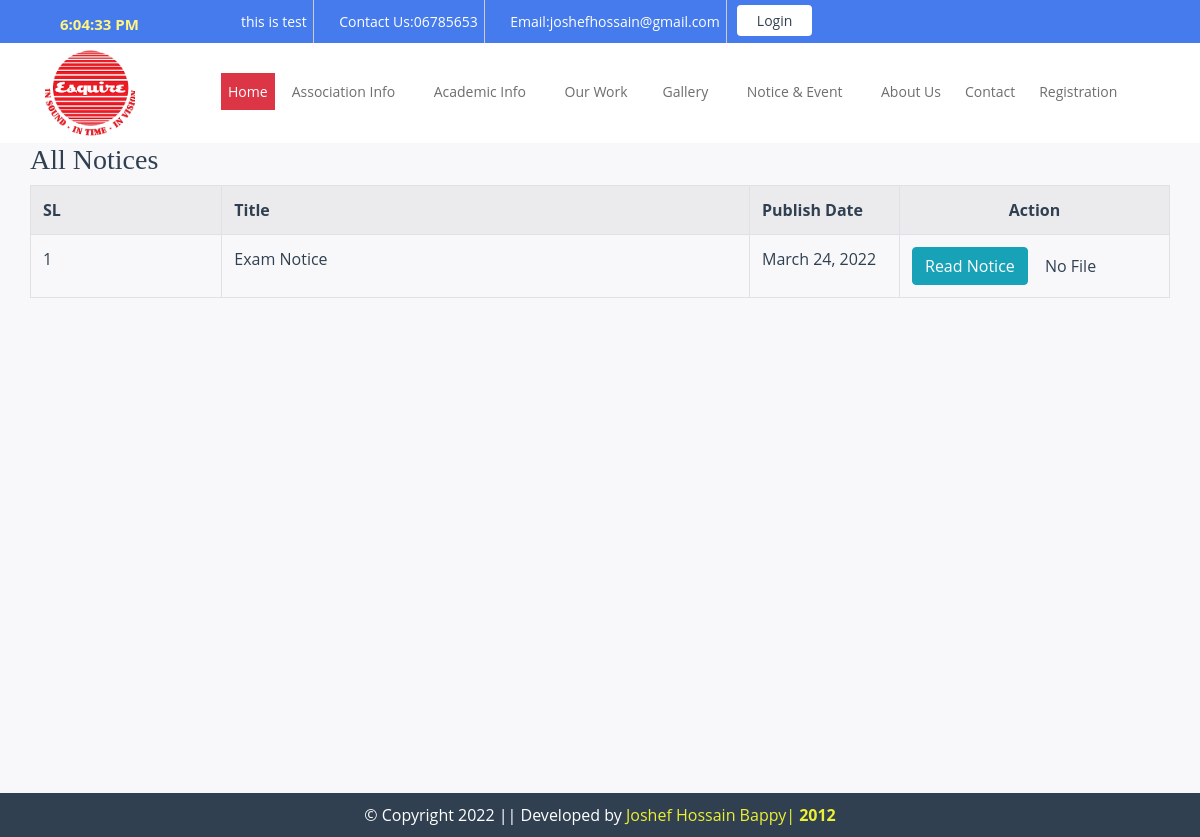
Page /notice-event/ on the committed database.
### services/models.py (models this page shows, shortened)
class SchoolProfile(models.Model):
    school_name       = models.CharField(max_length=160)
    slugan            = models.CharField(max_length=100, blank=True)
    email             = models.EmailField(max_length=70,blank=True)
    phone             = models.CharField(max_length=20)
    mobile            = models.CharField(max_length=15)
    address           = models.CharField(max_length=200)
    web_address       = models.CharField(max_length=200,blank=True)
    logo              = models.ImageField(upload_to='company_info')
    facebook_id       = models.CharField(max_length=200,blank=True)
    twitter_id        = models.CharField(max_length=200,blank=True)
    google_id         = models.CharField(max_length=200,blank=True)
    youtube_id        = models.CharField(max_length=200,blank=True)
    linkedin_id       = models.CharField(max_length=200,blank=True)
    copyright_name    = models.CharField(max_length=200,blank=True)
    status            = models.BooleanField(default=True)
    class Meta:
        verbose_name = 'School Profile'
        verbose_name_plural = 'School Profile'

class NoticeAndEvent(models.Model):
    type = (
        ('1',  'Notice'),
        ('2',  'Events'),
    )
    notice_or_event  = models.CharField(max_length=3, choices=type)
    title            = models.CharField(max_length=100, blank=True)
    details          = RichTextField(blank=True)
    upload_images    = models.ImageField(upload_to='notice_event_image', blank=True)
    notice_file      = models.FileField(upload_to='notice_file', blank=True)
    upload_date      = models.DateField(auto_now_add=True)
    status           = models.BooleanField(default=True)
    class Meta:
        verbose_name = 'Notice Event'
        verbose_name_plural = 'Add Notice and Event'

### services/views.py (the view)
# urls.py: path('notice-event/', views.all_notices),
def all_notices(request):
    school_info      = models.SchoolProfile.objects.all().last()
    event_list       = models.NoticeAndEvent.objects.filter(notice_or_event = 2).order_by('-id')[:3]
    linklist         = models.ImportantLink.objects.filter(status= True)
    context = {
        'school_info':school_info,
        'event_list':event_list,
        'linklist':linklist,
        'all_noties': models.NoticeAndEvent.objects.filter(notice_or_event = 1).order_by('-id'),
    }
    return render(request, 'services/all_notices.html', context)

### services/templatetags/data_load.py (called while the page is built)
@register.filter(name='school')
def school_details(request):
    data      = models.SchoolProfile.objects.filter(status = True)
    return data

### services/templates/services/all_notices.html (shortened to what this page needs)
{% extends 'services/base.html' %}
{% load static %}
{% block content %}
<div class="single_page_bg">
    <div class="container">
        <div class="row">
            <h3>  All Notices </h3>
        </div>
        <div class="row">
            <table class="table table-bordered table-striped">
                <tr>
                    <th>SL</th>
                    <th>Title</th>
                    <th style="width:150px;">Publish Date</th>
                    <th style="width:270px;text-align:center">Action</th>
                </tr>
                {% for data in all_noties %}
                <tr>
                    <td>{{ forloop.counter }}</td>
                    <td>{{ data.title }}</td>
                    <td>{{ data.upload_date }}</td>
                    <td>
                        <a href="/notice/{{ data.pk }}/view/" class="btn btn-info">Read Notice</a>
                        {% if data.notice_file  %}
                        <a href="/static/services/media/{{ data.notice_file }}" class="btn btn-warning" target="_blank"> <i class="fa fa-download"></i> Download</a>
                        {% else %}
                        <a href="#" class="btn btn-default"> No File</a>
                        {% endif %}
                    </td>
                </tr>
                {% endfor %}
            </table>
        </div>
    </div>
</div>
{% endblock %}

### services/templates/services/base.html (shortened to what this page needs)
<!DOCTYPE html>
<html lang="en">
<head>
    {% load static %}
    {% load data_load %}
    {% for data in school_details|school|slice:"1" %}
    <link rel="stylesheet" href="{% static 'services/css/bootstrap.css' %}">
    <link rel="stylesheet" href="{% static 'services/css/bootstrap-grid.css' %}">
    <link rel="stylesheet" href="{% static 'services/css/bootstrap-reboot.css' %}">
    <link rel="stylesheet" href="{% static 'services/css/font-awesome.min.css' %}">
    <link rel="stylesheet" href="{% static 'services/css/ihover.css' %}">
    <link rel="stylesheet" href="{% static 'services/css/style.css' %}">
    <link rel="stylesheet" href="{% static 'services/css/owl.carousel.min.css' %}">
    <link rel="stylesheet" href="{% static 'services/css/owl.theme.default.min.css' %}">
</head>
<body>
    <header>
        <div class="ak_top_header">
            <div class="container">
                <div class="row">
                    <div class="col-sm-2 social_menu">
                        <ul style="float: left;">
                            <li><a ><span style="color: #fff581;font-weight: bold; font-size: 15px;"  id="time"></span></a></li>
                        </ul>
                    </div>
                    <div class="col-sm-8 top_header_pull">
                        <ul>
                            <li> <p>{{ data.slugan }}</p> </li>
                            <li> <p><i class="fa fa-phone"></i> Contact Us:{{ data.mobile }}</p> </li>
                            <li> <p><i class="fa fa-envelope-o"></i> Email:{{ data.email }}</p> </li>
                            <li> <a href="/login/">Login</a></li>
                        </ul>
                    </div>
                    <div class="col-sm-2 social_menu">
                        <ul>
                            <li><a href=""><i class="fa fa-facebook"></i></a></li>
                            <li><a href=""><i class="fa fa-twitter"></i></a></li>
                            <li><a href=""><i class="fa fa-youtube"></i></a></li>
                        </ul>
                    </div>
                </div>
            </div>
        </div>
        <div class="ak_main_nav_pull" id="navbar">
            <div class="container">
                <div class="row">
                    <div class="col-sm-1">
                        <div class="site_logo">
                            <a href="/"><img src="/static/services/media/{{ data.logo }}" alt=""></a>
                        </div>
                    </div>
                    <div class="col-sm-11">
                        <div class="site_menu">
                            <ul style="padding-left: 71px;">
                                <li><a href="/" class="active_menu">Home</a></li>
                                <li><a href="#">Association Info <i class="fa fa-angle-down"></i></a>
                                </li>
                                <li><a href="#">Academic Info <i class="fa fa-angle-down"></i></a>
                                </li>
                                <li><a href="">Our Work<i class="fa fa-angle-down"></i></a>
                                </li>
                                <li><a href="">Gallery <i class="fa fa-angle-down"></i></a>
                                </li>
                                <li><a href="">Notice & Event <i class="fa fa-angle-down"></i></a>
                                </li>
                                <li><a href="/about-us/">About Us</a></li>
                                <li><a href="/contact-us/">Contact</a></li>
                                <li><a href="/user-registation/">Registration</a></li>
                            </ul>
                        </div>
                    </div>
                </div>
            </div>
        </div>
    </header>
    {% block content %}
    {% endblock %}
    <footer>
        <p>© Copyright 2022 || Developed by <a href="#">Joshef Hossain Bappy|<strong> 2012</strong></a></p>
    </footer>
    </body>
    {% endfor %}
    </html>

### services/static/services/css/style.css (style rules this page uses)
* { margin:0px;padding:0px; }
body { color:#304050; background:#ffffff; font-family: 'Open Sans', sans-serif; }
a { text-decoration: none; color:#304050; }
ul { margin:0px;padding:0px; list-style: none; }
p { margin:0px; }
.ak_top_header { background:#457bec; overflow: hidden; }
.top_header_pull ul li { float:left; border-right:1px solid #ccc; color:#fff; margin-right: 5px; padding: 11px 6px; font-size: 14px; }
.top_header_pull ul li a { text-decoration: none; display: block; background: #ffffff; color: #304050; margin: 5px; padding: 5px 20px; border-radius: 4px; }
.top_header_pull ul li:last-child { padding:0px;border-right:none; }
.social_menu ul { margin:0px;list-style:none;float:right; }
.social_menu ul li { float:left; }
.social_menu ul li a { font-size: 22px; color: #fff; padding: 5px 15px; display: block; text-decoration: none; }
.ak_main_nav_pull { background:#fff; padding:5px 0px; }
.site_logo img { width: 90px; height: 90px; }
.site_menu { margin-top: 20px; }
.site_menu ul { float: left; }
.site_menu ul li { float:left; margin-top: 5px; position: relative; padding-left: 10px; }
.site_menu ul li a { text-decoration: none; display: block; padding: 8px 7px; color: #6f6d6d; font-size: 14px; }
.site_menu ul li .active_menu { color:#fff;background:#dc3545; }
footer { background:#304050; color:#fff; padding:10px; }
footer p { margin:0px;text-align: center;margin-bottom:0px; }
footer p a { color:#ecef35; }
.single_page_bg { overflow: hidden; background: #f8f8fb; min-height:650px; }
body { font-family: Verdana, Geneva, sans-serif; font-size: 14px; background: #f2f2f2; }

### rows in the picture
SchoolProfile: slugan "this is test", mobile "06785653", email "joshefhossain@gmail.com", logo (picture)
NoticeAndEvent: title "Exam Notice", upload_date "March 24, 2022", notice_file "No File"
